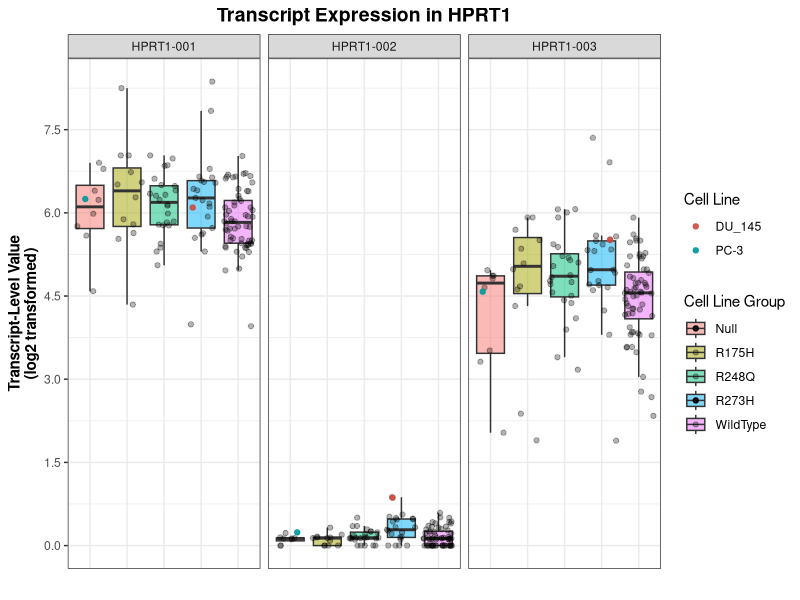
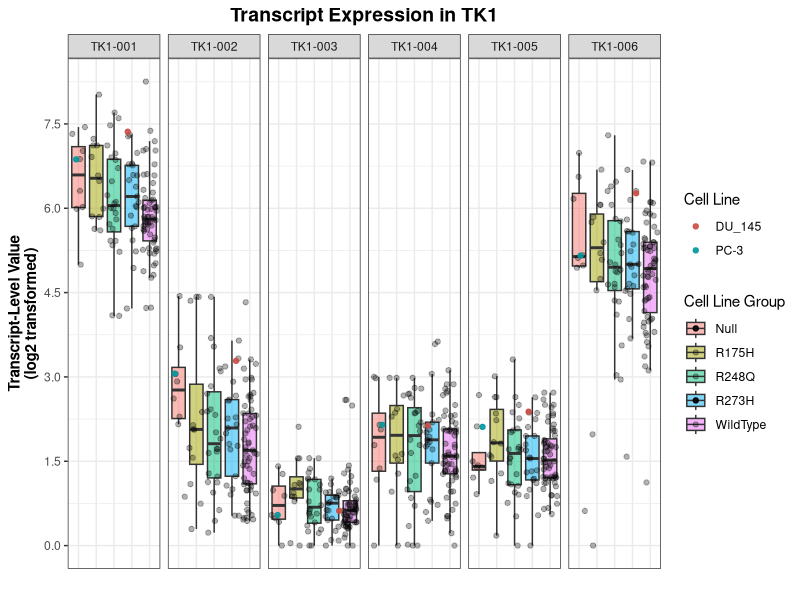
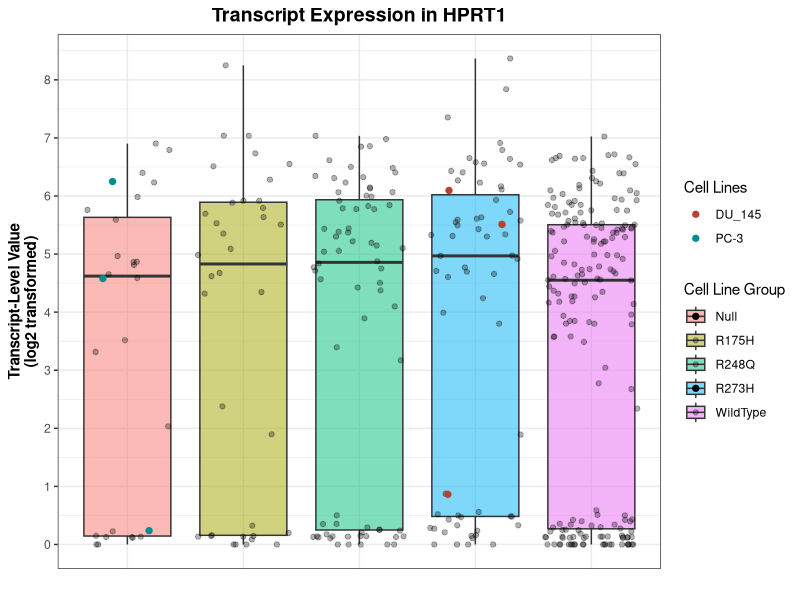
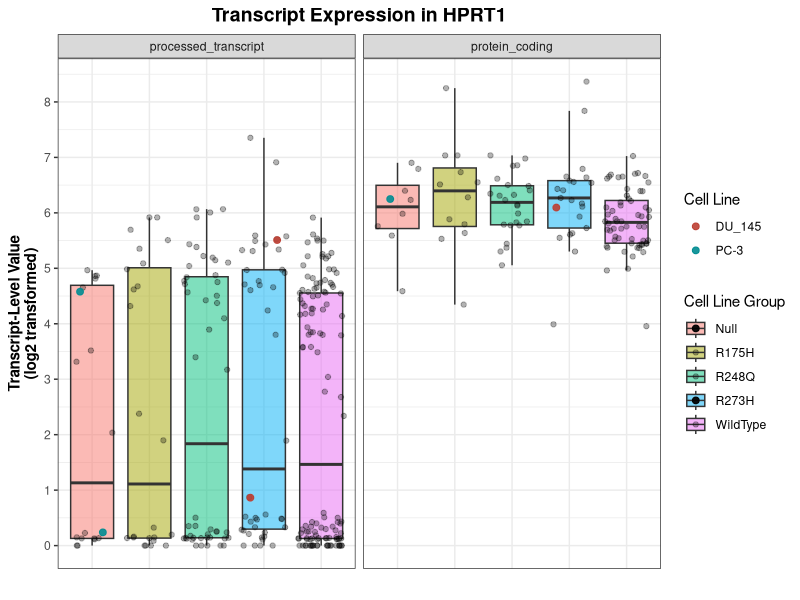
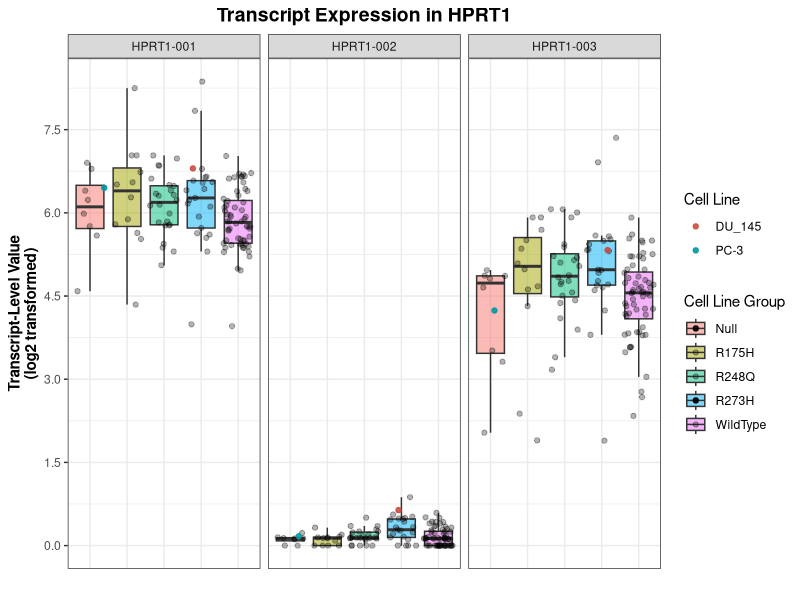
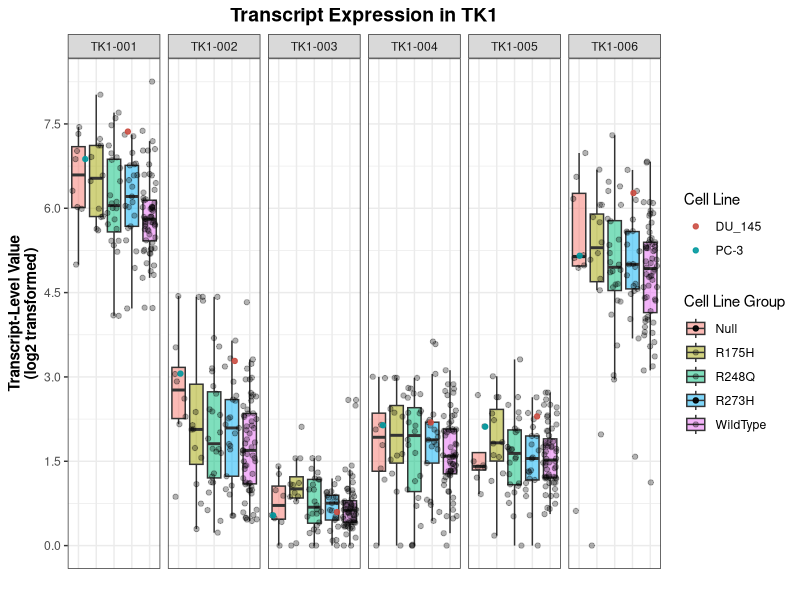
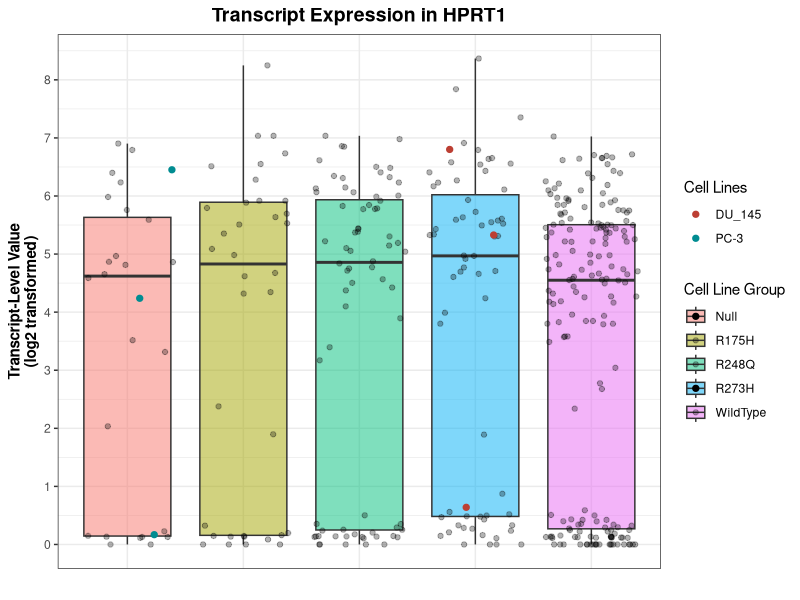

Source code (R) for these figures, in order: (Note: this script raises an error after producing the figures.)
## ---- chunk 1
library(rmarkdown)
library(tidyverse)
library(ggplot2)
library(dplyr)
require(readr)
library(knitr)
## ---- chunk 2
# Read trimmed data as dataframe
CCLE_data <- as.data.frame(read_tsv("./transcripts_HPRT1_TK1.tsv")) 

# log2 transform transcript expression values
CCLE_data[, "Value"] <- log2(CCLE_data[, "Value"] + 1)

# Function that filters data by transcript ID
filter_by_ID <- function(df, transcriptID) {
  filtered_data <- filter(df, TranscriptID == transcriptID)
  return(filtered_data)
}

# Create new dataframes based on gene and transcript ID
# HPRT1
HPRT1 <- filter(CCLE_data, Gene == "HPRT1")
transcripts_HPRT1 <- unique(HPRT1$TranscriptID)  # Get transcript IDs in HPRT1

for (transcript in transcripts_HPRT1) {
  new_df <- gsub("-", "_", transcript)
  assign(new_df, filter_by_ID(HPRT1, transcript))
}

# TK1
TK1 <- filter(CCLE_data, Gene == "TK1")
transcripts_TK1 <- unique(TK1$TranscriptID)  # Get transcript IDs in TK1

for (transcript in transcripts_TK1) {
  new_df <- gsub("-", "_", transcript)
  assign(new_df, filter_by_ID(TK1, transcript))
}
## ---- chunk 3
# HPRT1
HPRT1_av <- aov(Value ~ TranscriptID, data = HPRT1)
HPRT1_tukey <- TukeyHSD(HPRT1_av)

HPRT1_001_av <- aov(Value ~ Group, data = HPRT1_001)
HPRT1_001_tukey <- TukeyHSD(HPRT1_001_av)

HPRT1_002_av <- aov(Value ~ Group, data = HPRT1_002)
HPRT1_002_tukey <- TukeyHSD(HPRT1_002_av)

HPRT1_003_av <- aov(Value ~ Group, data = HPRT1_003)
HPRT1_003_tukey <- TukeyHSD(HPRT1_003_av)

# TK1
TK1_av <- aov(Value ~ TranscriptID, data = TK1)
TK1_tukey <- TukeyHSD(TK1_av)

TK1_001_av <- aov(Value ~ Group, data = TK1_001)
TK1_001_tukey <- TukeyHSD(TK1_001_av)

TK1_002_av <- aov(Value ~ Group, data = TK1_002)
TK1_002_tukey <- TukeyHSD(TK1_002_av)

TK1_003_av <- aov(Value ~ Group, data = TK1_003)
TK1_003_tukey <- TukeyHSD(TK1_003_av)

TK1_004_av <- aov(Value ~ Group, data = TK1_004)
TK1_004_tukey <- TukeyHSD(TK1_004_av)

TK1_005_av <- aov(Value ~ Group, data = TK1_005)
TK1_005_tukey <- TukeyHSD(TK1_005_av)

TK1_006_av <- aov(Value ~ Group, data = TK1_006)
TK1_006_tukey <- TukeyHSD(TK1_006_av)
## ---- chunk 4
options(scipen = 999) # Keep values in numeric form instead of scientific notation

# Function that creates a dataframe of tukey p-values
# Dataframes needed to print p-values to a file
make_dataframe <- function(tukey_name, transcript) {
  df_name <- data.frame(tukey_name$Group)
  df_name <- cbind(rownames(df_name), data.frame(df_name, row.names = NULL))
  colnames(df_name)[1] <- "Group"
  colnames(df_name)[5] <- transcript
  df_name <- df_name[, c("Group", transcript)]
  return(df_name)
}

# Make a dataframe for each HPRT1 transcript
HPRT1_001_df <- make_dataframe(HPRT1_001_tukey, "HPRT1-001")
HPRT1_002_df <- make_dataframe(HPRT1_002_tukey, "HPRT1-002")
HPRT1_003_df <- make_dataframe(HPRT1_003_tukey, "HPRT1-003")

# Merge all HPRT1 dataframes and write to a file
HPRT1_pvals <- list(HPRT1_001_df, HPRT1_002_df, HPRT1_003_df) %>% reduce(full_join, by = "Group")
write.table(HPRT1_pvals, file = "./HPRT1_transcript_pvals.tsv", sep = "\t", quote = FALSE, row.names = FALSE)

# Make a dataframe for each TK1 transcript
TK1_001_df <- make_dataframe(TK1_001_tukey, "TK1-001")
TK1_002_df <- make_dataframe(TK1_002_tukey, "TK1-002")
TK1_003_df <- make_dataframe(TK1_003_tukey, "TK1-003")
TK1_004_df <- make_dataframe(TK1_004_tukey, "TK1-004")
TK1_005_df <- make_dataframe(TK1_005_tukey, "TK1-005")
TK1_006_df <- make_dataframe(TK1_006_tukey, "TK1-006")

# Merge all TK1 dataframes and write to a file
TK1_pvals <- list(TK1_001_df, TK1_002_df, TK1_003_df, TK1_004_df, TK1_005_df, TK1_006_df) %>% reduce(full_join, by = "Group")
write.table(TK1_pvals, file = "./TK1_transcript_pvals.tsv", sep = "\t", quote = FALSE, row.names = FALSE)
## ---- chunk 5
make_boxplot_combined <- function(dataframe, gene) {
  set.seed(101)
  ggplot(dataframe, aes(x = Group, y = Value, fill = Group)) +
  geom_boxplot(outlier.shape = NA, alpha = 0.5) +
  geom_jitter(alpha = 0.3) +
  geom_jitter(data = filter(dataframe, Cell_Line == "DU_145"), aes(colour = "DU_145"), alpha = 0.9) +
  geom_jitter(data = filter(dataframe, Cell_Line == "PC-3"), aes(colour = "PC-3"), alpha = 0.9) +
  scale_colour_hue(name = "Cell Line", l = 50) +
  scale_y_continuous(name = "Transcript-Level Value\n(log2 transformed)",
                     breaks = seq(0,10,1.5)) +
  scale_x_discrete(name = "") +
  ggtitle(paste("Transcript Expression in", gene)) +
  guides(fill = guide_legend(title = "Cell Line Group")) +
  theme_bw() +
  theme(plot.title = element_text(size = 14, face = "bold", hjust = 0.5),
        axis.title = element_text(face = "bold"),
        axis.ticks.x = element_blank(),
        axis.text.x = element_blank()) +
  facet_grid(. ~ TranscriptID)
}

print(make_boxplot_combined(HPRT1, "HPRT1"))
ggsave(file="HPRT1_all.pdf", width=8)
print(make_boxplot_combined(TK1, "TK1"))
ggsave(file="TK1_all.pdf", width=12)
## ---- chunk 6
# Make boxplot
set.seed(101)
ggplot(HPRT1, aes(x = Group, y = Value, fill = Group)) +
  geom_boxplot(outlier.shape = NA, alpha = 0.5) +
  geom_jitter(alpha = 0.3) +
  geom_jitter(data = filter(HPRT1, Cell_Line == "DU_145"), aes(colour = "DU_145"), size = 1.8, alpha = 1) +
  geom_jitter(data = filter(HPRT1, Cell_Line == "PC-3"), aes(colour = "PC-3"), size = 1.8, alpha = 1) +
  scale_colour_hue(name = "Cell Lines", l = 45) +
  scale_y_continuous(name = "Transcript-Level Value\n(log2 transformed)",
                     breaks = seq(0,10,1)) +
  scale_x_discrete(name = "") +
  ggtitle("Transcript Expression in HPRT1") +
  guides(fill = guide_legend(title = "Cell Line Group")) +
  theme_bw() +
  theme(plot.title = element_text(size = 14, face = "bold", hjust = 0.5),
        axis.title = element_text(face = "bold"),
        axis.ticks.x = element_blank(),
        axis.text.x = element_blank())

# Save plot to a pdf file
ggsave(file="HPRT1_combined.pdf", width=8)

# Do ANOVA and Tukey
HPRT1_combined_av <- aov(Value ~ Group, data = HPRT1)
HPRT1_combined_tukey <- TukeyHSD(HPRT1_combined_av)

# Extract p-values from HPRT1_combined_tukey (which compares groups in HPRT1 to each other) and write to a new file
HPRT1_combined_df <- data.frame(HPRT1_combined_tukey$Group)
HPRT1_combined_df <- cbind(rownames(HPRT1_combined_df), data.frame(HPRT1_combined_df, row.names = NULL))
colnames(HPRT1_combined_df)[1] <- "Group"
HPRT1_combined_df <- HPRT1_combined_df[,c("Group", "p.adj")]
write.table(HPRT1_combined_df, file = "./HPRT1_combined_pvals.tsv", sep = "\t", quote = FALSE, row.names = FALSE)
## ---- chunk 7
# Do ANOVA and Tukey
HPRT1_combined_av <- aov(Value ~ Group, data = HPRT1)
HPRT1_combined_tukey <- TukeyHSD(HPRT1_combined_av)

# Extract p-values from HPRT1_combined_tukey (which compares groups in HPRT1 to each other) and write to a new file
HPRT1_combined_df <- data.frame(HPRT1_combined_tukey$Group)
HPRT1_combined_df <- cbind(rownames(HPRT1_combined_df), data.frame(HPRT1_combined_df, row.names = NULL))
colnames(HPRT1_combined_df)[1] <- "Group"
HPRT1_combined_df <- HPRT1_combined_df[,c("Group", "p.adj")]
write.table(HPRT1_combined_df, file = "./HPRT1_combined_pvals.tsv", sep = "\t", quote = FALSE, row.names = FALSE)
## ---- chunk 8
# Make boxplot
set.seed(101)
ggplot(HPRT1, aes(x = Group, y = Value, fill = Group)) +
  geom_boxplot(outlier.shape = NA, alpha = 0.5) +
  geom_jitter(alpha = 0.3) +
  geom_jitter(data = filter(HPRT1, Cell_Line == "DU_145"), aes(colour = "DU_145"), size = 2, alpha = 0.9) +
  geom_jitter(data = filter(HPRT1, Cell_Line == "PC-3"), aes(colour = "PC-3"), size = 2, alpha = 0.9) +
  scale_colour_hue(name = "Cell Line", l = 45) +
  scale_y_continuous(name = "Transcript-Level Value\n(log2 transformed)",
                     breaks = seq(0,10,1)) +
  scale_x_discrete(name = "") +
  ggtitle("Transcript Expression in HPRT1") +
  guides(fill = guide_legend(title = "Cell Line Group")) +
  theme_bw() +
  theme(plot.title = element_text(size = 14, face = "bold", hjust = 0.5),
        axis.title = element_text(face = "bold"),
        axis.ticks.x = element_blank(),
        axis.text.x = element_blank()) +
  facet_grid(. ~ TranscriptType)

# Do ANOVA and Tukey
HPRT1_processed_av <- aov(Value ~ Group, data = HPRT1_processed)
HPRT1_processed_tukey <- TukeyHSD(HPRT1_processed_av)

HPRT1_protein_av <- aov(Value ~ Group, data = HPRT1_protein)
HPRT1_protein_tukey <- TukeyHSD(HPRT1_protein_av)

# Extract p-values from HPRT1_combined_tukey (which compares groups in HPRT1 to each other) and write to a new file
HPRT1_processed_df <- make_dataframe(HPRT1_processed_tukey, "HPRT1_processed_transcript")
HPRT1_protein_df <- make_dataframe(HPRT1_protein_tukey, "HPRT1_protein_coding")

HPRT1_pvals <- list(HPRT1_processed_df, HPRT1_protein_df) %>% reduce(full_join, by = "Group")
write.table(HPRT1_pvals, file = "./HPRT1_transcript_types_pvals.tsv", sep = "\t", quote = FALSE, row.names = FALSE)

## ---- chunk 9
make_boxplot_ind <- function(dataframe, transcript, type, break_size) {
  set.seed(101)
  ggplot(dataframe, aes(x = Group, y = Value, fill = Group)) +
  geom_boxplot(outlier.shape = NA, alpha = 0.5) +
  geom_jitter(alpha=0.3) +
  geom_jitter(data = filter(dataframe, Cell_Line == "DU_145"), aes(colour = "DU_145"), alpha = 0.9) +
  geom_jitter(data = filter(dataframe, Cell_Line == "PC-3"), aes(colour = "PC-3"), alpha = 0.9) +
  scale_colour_hue(name = "Cell Line", l = 40) +
  scale_y_continuous(name = "Transcript-Level Value\n(log2 transformed)",
                     breaks = seq(0,10,break_size)) +
  scale_x_discrete(name = "") +
  ggtitle(paste(transcript, " Transcript Expression (", type, ")", sep = "")) +
  guides(fill = guide_legend(title = "Cell Line Group")) +
  theme_bw() +
  theme(plot.title = element_text(size = 14, face = "bold", hjust = 0.5),
        axis.title = element_text(face = "bold"),
        axis.ticks.x = element_blank(),
        axis.text.x = element_blank())
}

print(make_boxplot_ind(HPRT1_001, "HPRT1-001", "Protein Coding", 0.5))
ggsave(file="HPRT1_001.pdf", width=6.5)
print(make_boxplot_ind(HPRT1_002, "HPRT1-002", "Processed Transcript", 0.25))
ggsave(file="HPRT1_002.pdf", width=6.5)
print(make_boxplot_ind(HPRT1_003, "HPRT1-003", "Processed Transcript", 0.5))
ggsave(file="HPRT1_003.pdf", width=6.5)


print(make_boxplot_ind(TK1_001, "TK1-001", "Protein Coding", 0.5))
ggsave(file="TK1_001.pdf", width=6.5)
print(make_boxplot_ind(TK1_002, "TK1-002", "Protein Coding", 0.5))
ggsave(file="TK1_002.pdf", width=6.5)
print(make_boxplot_ind(TK1_003, "TK1-003", "Retained Intron", 0.5))
ggsave(file="TK1_003.pdf", width=6.5)
print(make_boxplot_ind(TK1_004, "TK1-004", "Protein Coding", 0.5))
ggsave(file="TK1_004.pdf", width=6.5)
print(make_boxplot_ind(TK1_005, "TK1-005", "Protein Coding", 0.5))
ggsave(file="TK1_005.pdf", width=6.5)
print(make_boxplot_ind(TK1_006, "TK1-006", "Protein Coding", 1.5))
ggsave(file="TK1_006.pdf", width=6.5)

# save_pdf <- function(subtype, gene) {
#   file_name <- paste(, sep="")
#   ggsave(file_name, width=6.5)
# }
